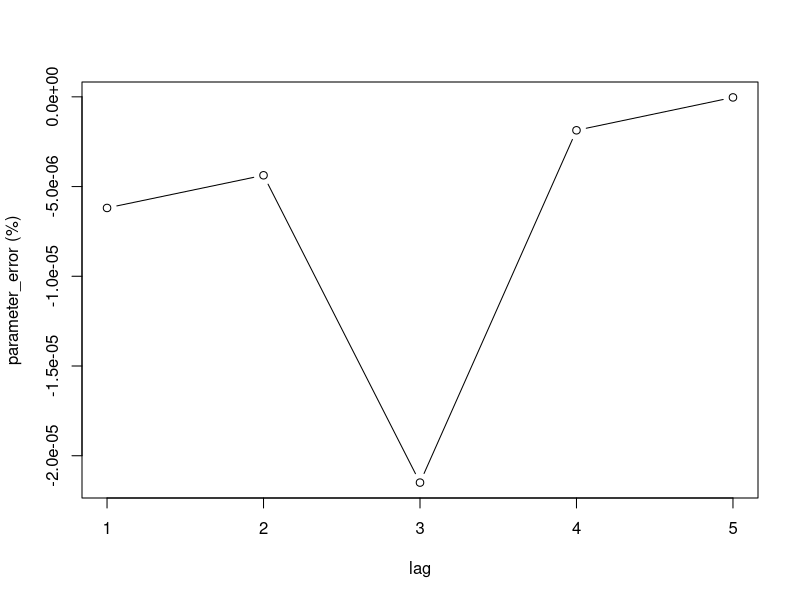
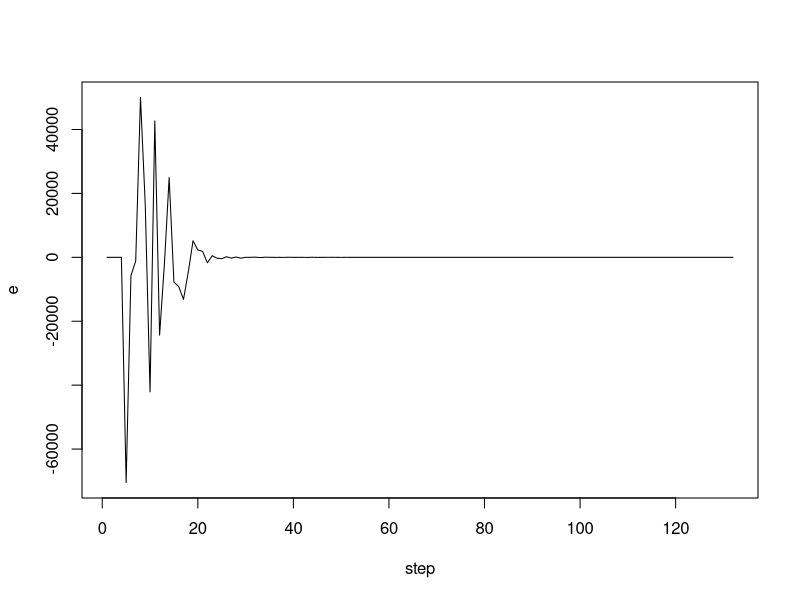
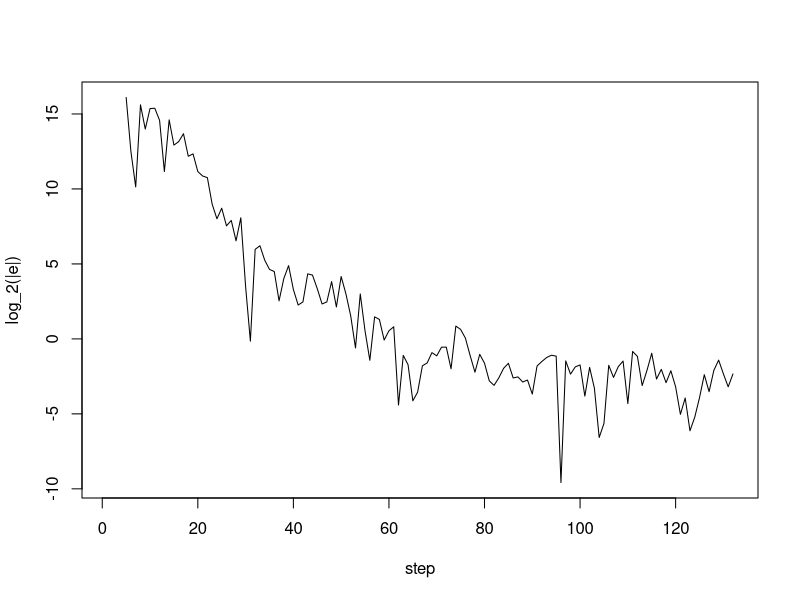
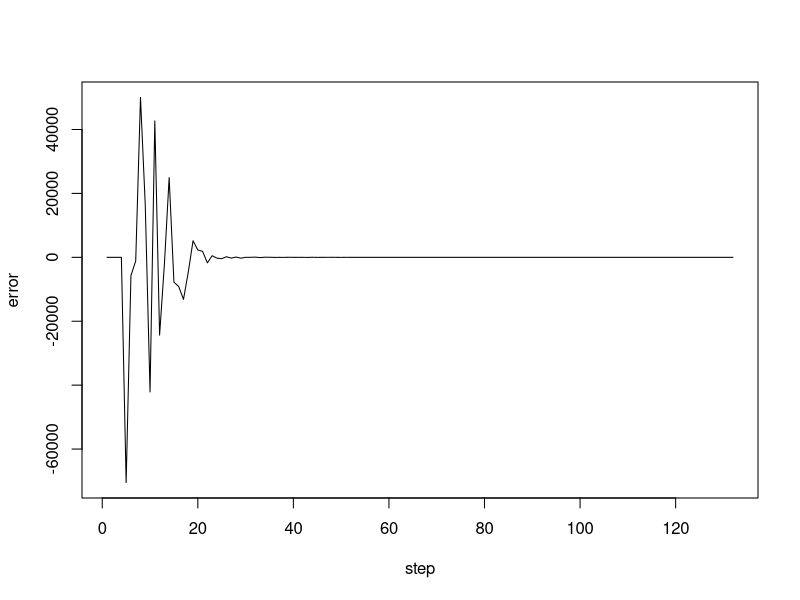
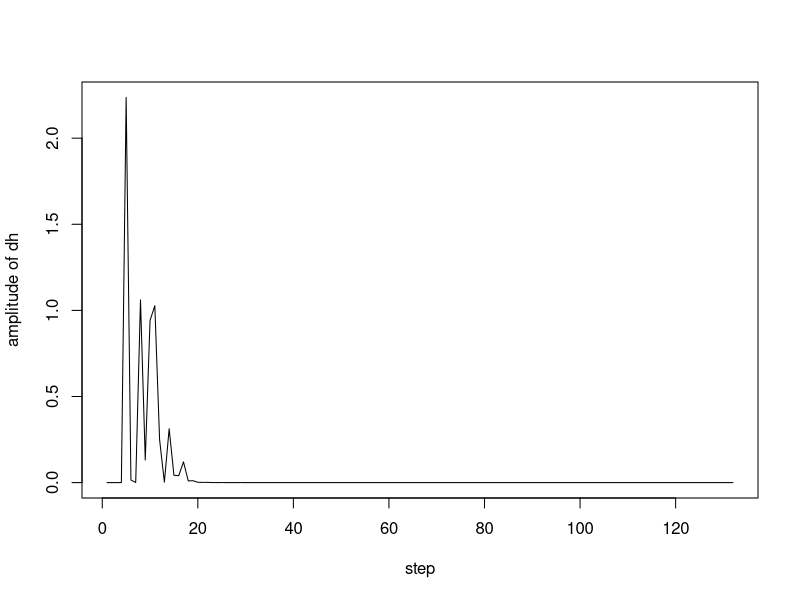
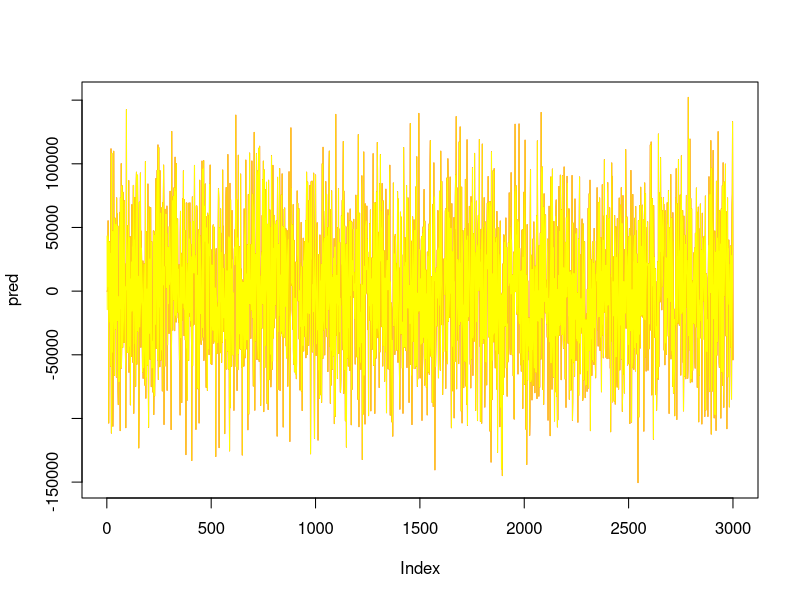
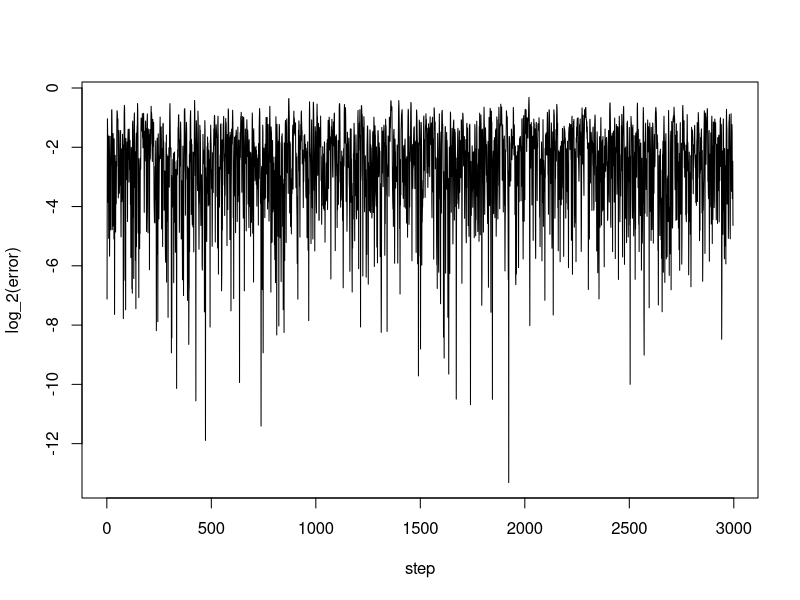

Reproduce these figures in R, in order.
## ---- chunk 1
knitr::opts_chunk$set(echo = TRUE)
## ---- chunk 2
sig_sam <- function(n) {

  stopifnot(length(n)== 1, class(n) == "numeric")
  stopifnot(n > 0)
  n <- ceiling(n)
  
  data <- data.frame()
  for (i in c(1:n)){
    sig <- sample(c(-1,1), 1, replace = TRUE)
    amp <- c(sample(c(0:1), 1, replace = TRUE), sample(c(0:1), 14, replace = TRUE))
    newsample <- sig * sum(amp * 2^c(14:0))
    data <- rbind(data, newsample) 
  }
  colnames(data) <- "sig_far"
  return(data)
}
## ---- chunk 3
n <- 128                ##training data
L <- 4                  ##lags
n_test <- 3000          ##testing data
sig_far <- sig_sam(n + L + n_test)
par <- rnorm(L + 1)
echo <- data.frame(par[1] * sig_far)
for (i in c(1:L)) {
  echo <- cbind(echo, par[i + 1] * c(rep(NA,i), 
                      sig_far[-((n + L + n_test - i + 1):(n + L + n_test)),]) + (rnorm(1, mean = 0, sd = 1)))
}
colnames(echo) <- par
echo_sum <- rowSums(echo[,(1:(L + 1))])
data <- data.frame(sig_far,echo,echo_sum)
train_data <- data[1:(n + L),]
## ---- chunk 4
tail(data)
## ---- chunk 5
x <- train_data[,1]
y <- train_data[,length(train_data[1,])]

mu <- 1
gamma <- 0.01
h <- rep(1, L + 1)
p <- rep(0, L)
g <- rep(0, L)
e <- rep(0, L)
amp_h <- rep(0,L)
for (i in c((L + 1):(n + L))) {
  p[i] <- sum(x[(i):(i - L)] * x[(i):(i - L)])
  g[i] <- sum(h * x[(i):(i - L)])
  e[i] <- y[i] - g[i]
  dh <- (1 * mu / (gamma + p[i])) * e[i] * x[(i):(i - L)]
  h <- h + dh
  amp_h[i] <- sum(dh * dh)
}
sol <- list("p" = p, "g" = g, "e" = e, "amp_h" = amp_h, "h" = h)
sol$h
par
plot((sol$h-par) / abs(par), type = "b", ylab = "parameter_error (%)",xlab = "lag")
plot(e,type = "l", ylab = "e", xlab = "step")
plot(log(abs(e),base = 2),type = "l", ylab = "log_2(|e|)", xlab = "step")
## ---- chunk 6
plot(sol$e, type = "l", ylab = "error", xlab = "step")
plot(sol$amp_h, type = "l", ylab = "amplitude of dh", xlab = "step")
## ---- chunk 7
test_data <- data[-(1:(n + L)),]
x <- test_data[,1]
y <- test_data[,length(test_data[1,])]

pred <- rep(0,L)
for (i in c((L + 1):(n_test))) {
  pred[i] <- sum(sol$h * x[(i):(i - L)])
}
real <- y 

plot(pred,type = "l",col = "red")
lines(real,type = "l", col = "yellow")
error <- (pred-real)[-(1:L)]
plot(log(abs(error), base = 2), type = "l", xlab = "step", ylab = "log_2(error)")
sd(error)
mean(error)
## ---- chunk 8
table((log(abs(error), base = 2) <= 1))
table((log(abs(error), base = 2) <= 2))
table((log(abs(error), base = 2) <= 3))
## ---- chunk 9
n <- 10
L <- 2
n_test <- 0

sig_far <- sig_sam(n + L + n_test)
par <- rnorm(L + 1)
echo <- data.frame(par[1] * sig_far)
for (i in c(1:L)) {
  echo <- cbind(echo, par[i + 1] * c(rep(NA,i), 
                      sig_far[-((n + L + n_test - i + 1):(n + L + n_test)),]) + rnorm(1) * 10^15)
}
colnames(echo) <- par
echo_sum <- rowSums(echo[,(1:(L + 1))])
data <- data.frame(sig_far, echo, echo_sum)
train_data <- data[1:(n + L),]
x <- train_data[,1]
y <- train_data[,length(train_data[1,])]

print(x)
print(y)
## ---- chunk 10

a <- 1
h <- rep(0, L + 1)
dh <- rep(0, L + 1)
p <- rep(0, L)
g <- rep(0, L)
e <- rep(0, L)
amp_h <- rep(0,L)
## ---- chunk 11
p[3] <- x[3 - 0]^2 + x[3 - 1]^2 + x[3 - 2]^2
print(c("p[3]=",p[3]))
## ---- chunk 12
g[3] <- h[1] * x[3 - 0] + h[2] * x[3 - 1] + h[3] * x[3 - 2]
print(c("g[3]=",g[3]))
## ---- chunk 13
e[3] <- y[3] - g[3]
print(c("e[3]=",e[3]))
## ---- chunk 14
dh[1] = 1 * a / p[3] * e[3] * x[3 - 0]
dh[2] = 1 * a / p[3] * e[3] * x[3 - 1]
dh[3] = 1 * a / p[3] * e[3] * x[3 - 2]
print(c("dh_3[0]=",dh[1]))
print(c("dh_3[1]=",dh[2]))
print(c("dh_3[2]=",dh[3]))
## ---- chunk 15
h[1] = h[1] + dh[1]
h[2] = h[2] + dh[2]
h[3] = h[3] + dh[3]
print(c("h_4[0]=",h[1]))
print(c("h_4[1]=",h[2]))
print(c("h_4[2]=",h[3]))
## ---- chunk 16
p[4] <- x[4 - 0]^2 + x[4 - 1]^2 + x[4 - 2]^2
print(c("p[4]=",p[4]))
## ---- chunk 17
g[4] <- h[1] * x[4 - 0] + h[2] * x[4 - 1] + h[3] * x[4 - 2]
print(c("g[4]=",g[4]))
## ---- chunk 18
e[4] <- y[4] - g[4]
print(c("e[4]=",e[4]))
## ---- chunk 19
dh[1] = 1 * a / p[4] * e[4] * x[4 - 0]
dh[2] = 1 * a / p[4] * e[4] * x[4 - 1]
dh[3] = 1 * a / p[4] * e[4] * x[4 - 2]
print(c("dh_4[0]=",dh[1]))
print(c("dh_4[1]=",dh[2]))
print(c("dh_4[2]=",dh[3]))
## ---- chunk 20
h[1] = h[1] + dh[1]
h[2] = h[2] + dh[2]
h[3] = h[3] + dh[3]
print(c("h_5[0]=",h[1]))
print(c("h_5[1]=",h[2]))
print(c("h_5[2]=",h[3]))
## ---- chunk 21
a <- 1
h <- rep(0, L + 1)
dh <- rep(0, L + 1)
p <- rep(0, L)
g <- rep(0, L)
e <- rep(0, L)
amp_dh <- rep(0,L)
past_h <- data.frame("3" = h)

for (i in c((L + 1):(n + L))) {
  p[i] <- sum(x[(i):(i - L)] * x[(i):(i - L)])
  g[i] <- sum(h * x[(i):(i - L)])
  e[i] <- y[i] - g[i]
  dh <- (1 * a / p[i]) * e[i] * x[(i):(i - L)]
  h <- h + dh
  amp_h[i] <- sum(dh * dh)
  past_h <- cbind(past_h, h)
  colnames(past_h)[length(past_h[1,])] <- as.character(i + 1)
}
sol <- list("p" = p, "g" = g, "e" = e, "amp_dh" = amp_dh, "h" = past_h)
sol
